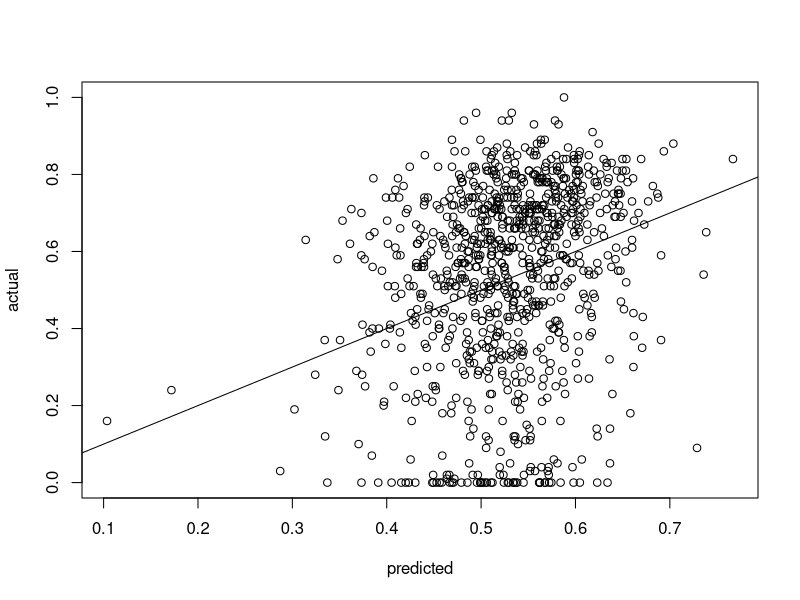

Here is the R script that generated this plot:
## ---- chunk 1
#install.packages("dplyr")
#install.packages("tidyverse")
#install.packages("caret")
#install.packages('fastDummies')
#install.packages('glmnet')
library(glmnet)
library(readr)
library(dplyr)
library(tidyverse)
library(caret)
library(fastDummies)
## ---- chunk 2
tiktok <- read_csv("tiktok.csv")
head(tiktok)
## ---- chunk 3
tiktok_unique = unique(tiktok)
summary(tiktok_unique)
## ---- chunk 4
tiktok_data <- select(tiktok_unique,-"track_id",-"artist_name",-"album_id",-"playlist_id",-"playlist_name",-"duration_mins")
head(tiktok_data)
summary(tiktok_data)
## ---- chunk 5
changeDate <- function(release_date){
  case_when(
    nchar(release_date)<10  ~ paste(release_date,"-01-01", sep=""),
    nchar(release_date)>=10  ~ release_date
  )
}
tiktok_data <- tiktok_data %>% mutate(release_date=changeDate(release_date))
tiktok_data
## ---- chunk 6
tiktok_data <- tiktok_data %>% mutate(tempo=round(tempo, digits = 0))
tiktok_data$popularity = tiktok_data$popularity/100
tiktok_data
## ---- chunk 7
process_tempo <- preProcess(as.data.frame(tiktok_data$tempo), method=c("range"))
norm_scale_tempo <- predict(process_tempo, as.data.frame(tiktok_data$tempo))
norm_scale_tempo
## ---- chunk 8
process_acousticness <- preProcess(as.data.frame(tiktok_data$acousticness), method=c("range"))
norm_scale_acousticness <- predict(process_acousticness, as.data.frame(tiktok_data$acousticness))
norm_scale_acousticness
## ---- chunk 9
process_loudness <- preProcess(as.data.frame(tiktok_data$loudness), method=c("range"))
norm_scale_loudness <- predict(process_loudness, as.data.frame(tiktok_data$loudness))
norm_scale_loudness
## ---- chunk 10
process_instrumentalness <- preProcess(as.data.frame(tiktok_data$instrumentalness), method=c("range"))
norm_scale_instrumentalness <- predict(process_instrumentalness, as.data.frame(tiktok_data$instrumentalness))
norm_scale_instrumentalness
## ---- chunk 11
tiktok_data$loudness <- norm_scale_loudness[,"tiktok_data$loudness"]
tiktok_data$acousticness <- norm_scale_acousticness[,"tiktok_data$acousticness"]
tiktok_data$tempo <- norm_scale_tempo[,"tiktok_data$tempo"]
tiktok_data
## ---- chunk 12
tiktok_data <- dummy_cols(tiktok_data, select_columns = 'genre')
tiktok_data$genre <- NULL
#head(tiktok_data)
#tiktok_data$mode <- NULL
#tiktok_data$instrumentalness <- NULL
#tiktok_data$valence <- NULL
#tiktok_data$speechiness <- NULL
#tiktok_data$acousticness <- NULL
#tiktok_data$liveness <- NULL
#tiktok_data$danceability <- NULL
#tiktok_data$energy <- NULL
#tiktok_data$loudness <- NULL
#tiktok_data$key <- NULL
tiktok_data$artist_id <- NULL
tiktok_data$release_date <- NULL
tiktok_data$track_name <- NULL
## ---- chunk 13
myControl_clas <- trainControl(
  method = "cv",
  number = 10
)
## ---- chunk 14
set.seed(12345)
trainRowNumbers <- createDataPartition(tiktok_data$popularity, p=0.8, list=FALSE)
traindData <- tiktok_data[trainRowNumbers,]
testData <- tiktok_data[-trainRowNumbers,]
## ---- chunk 15
model_clas_glm <- train(popularity~ ., data= traindData,
                       method="glmnet",
                       tuneGrid = expand.grid(alpha = 0:1, lambda = seq(0.0001, 1, length =
20)),
                       trControl=myControl_clas)
model_clas_glm
## ---- chunk 16

## ---- chunk 17
predicted <- predict.train(model_clas_glm,newdata = testData)
plot(predicted, testData$popularity, xlab="predicted", ylab="actual")
abline(a=0,b=1)
